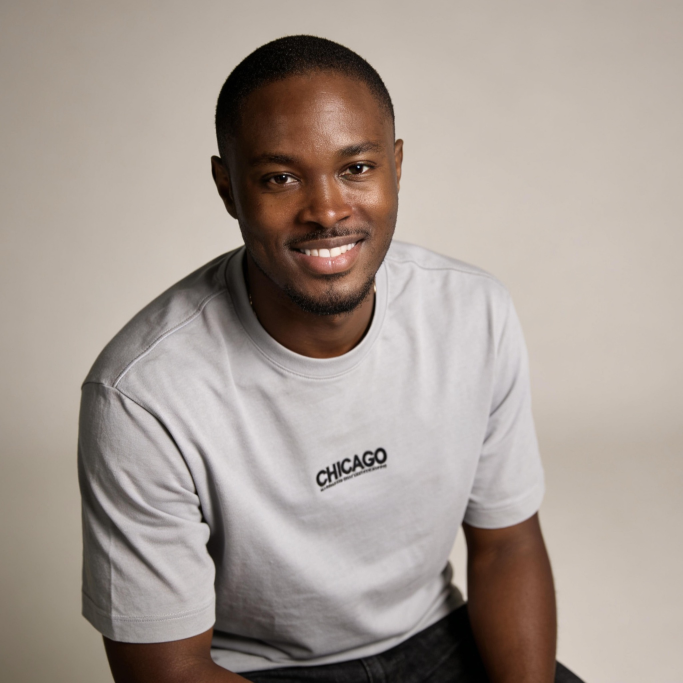
#> input picture assets/images/profile.jpg, 2048 x 2048 px (shown at 1/3 size)
$ python prep_photo.py
#> lines starting #> are read from the running program, lines starting #| are printed output that depends on the picture
from pathlib import Path
from PIL import Image, ImageOps, ImageEnhance

# Project paths
ROOT = Path(__file__).resolve().parents[2]

INPUT_IMAGE = ROOT / "assets" / "images" / "profile.jpg"
OUTPUT_IMAGE = ROOT / "assets" / "output" / "profile-prepped.png"

# Create output directory if it doesn't exist
OUTPUT_IMAGE.parent.mkdir(parents=True, exist_ok=True)

# Load image
image = Image.open(INPUT_IMAGE)
#> image is the input picture: PIL image 2048x2048 RGB; mean R, G, B 165.6, 154.5, 146.8

# Convert to grayscale
image = ImageOps.grayscale(image)
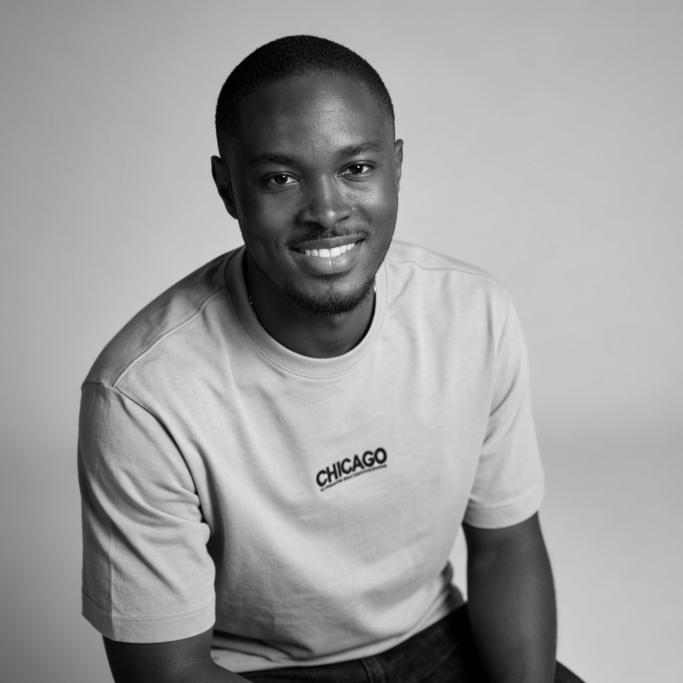
#> image: PIL image 2048x2048 L (shown at 1/3 size); min 0, max 240, mean 157

# Auto contrast
image = ImageOps.autocontrast(image)

# Increase contrast slightly
image = ImageEnhance.Contrast(image).enhance(1.6)
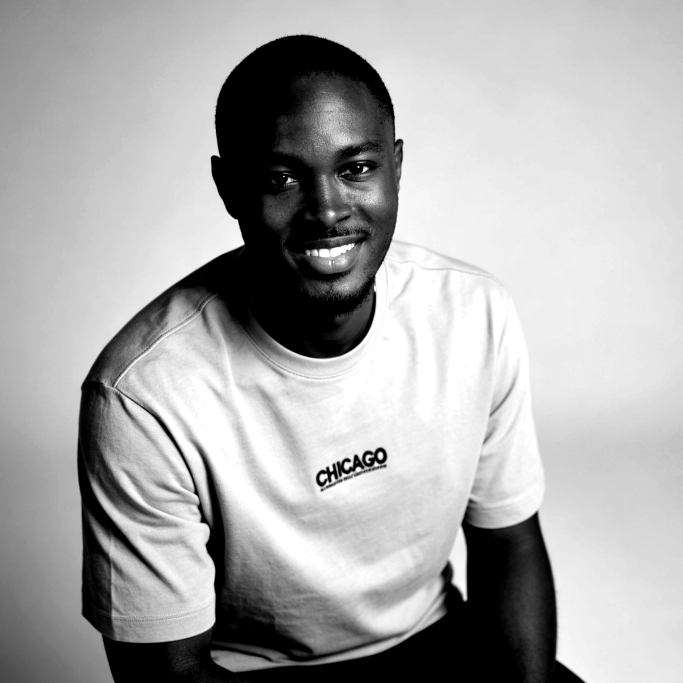
#> image: PIL image 2048x2048 L (shown at 1/3 size); min 0, max 255, mean 170.9

# Slight brightness adjustment
image = ImageEnhance.Brightness(image).enhance(1.05)

# Resize while preserving aspect ratio
TARGET_WIDTH = 120

width, height = image.size
#> width = 2048; height = 2048
aspect_ratio = height / width
#> aspect_ratio = 1

# Characters are taller than they are wide, so compensate
TARGET_HEIGHT = int(TARGET_WIDTH * aspect_ratio * 0.55)
#> TARGET_HEIGHT = 66

image = image.resize((TARGET_WIDTH, TARGET_HEIGHT))
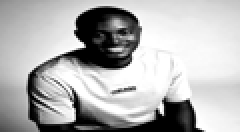
#> image: PIL image 120x66 L (shown 2 times larger); min 0, max 255, mean 178.4

# Save processed image
image.save(OUTPUT_IMAGE)

print(f"Saved processed image to {OUTPUT_IMAGE}")
